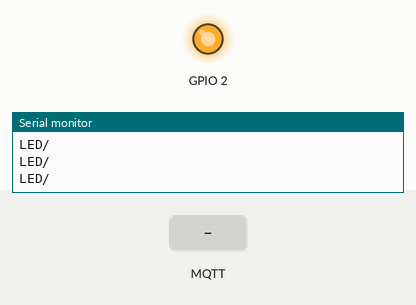
Simulated run of this sketch. Board: ESP8266 (Wemos D1 mini). Parts: output pins drawn as LEDs (lit = HIGH, except the on-board LED, lit = LOW), the last lines printed to the serial monitor. Inputs (shaded band) come from the test bench. WiFi joins after 1.5 s; servers stay silent unless stated; no MQTT or app messages arrive unless stated.

Above: at 5.8 s.
5.9 s: MQTT message "0" arrives on the first subscribed topic
At 6.4 s:
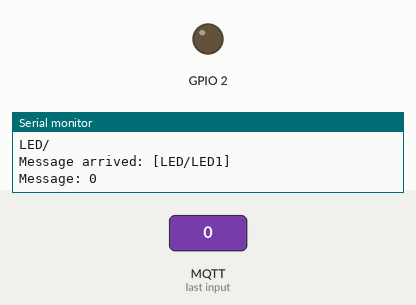
7.4 s: MQTT message "1" arrives on the first subscribed topic
At 8.7 s:
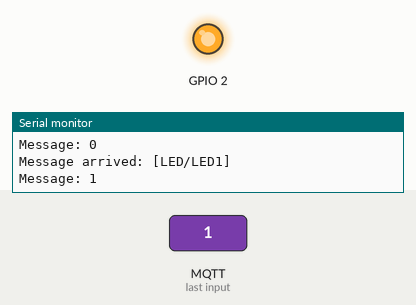
Timing chart, 0 to 10.4 s (numbered marks = the images above; inputs shaded):
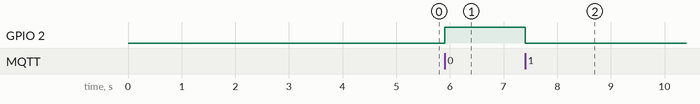

The sketch:

mqtt-LED.ino
```cpp
/*
 * File: mqtt-LED.ino
 *
 * By: Andrew Tuline
 *
 * Date: June, 2019
 *
 * This program demonstrates using MQTT messaging with robust network re-connection to blink the internal LED of an ESP8266 based WeMOS D1 Mini.
 *
 * The Android client is an application called 'IoT MQTT Panel'. There's a Pro version which has a few more features and no advertising.
 *
 *
 * Tested working configurations include:
 *
 * 1) ESP8266 running PubSubclient DHCP'ed to my home network, cloudMQTT.com as the broker and IoT MQTT Panel as the publisher/client on my Android.
 * 2) ESP8266 running PubSubClient DHCP'ed to my home network, MQTT Broker App on my Android and IoT MQTT Panel as the publisher/client on my Android.
 * 3) ESP8266 running PubSubClient DHCP'ed to my home network, Mosquitto running on my Windows workstation and IoT MQTT Panel as the publisher/client on my Android. Only works when I'm at home.
 * 4) ESP8266 running PubSubClient DHCP'ed to my tethered Android (as 192.168.43.1), MQTT Broker App on my Android and IoT MQTT Panel as the publisher/client on my Android.
 *
 *
 * Information  Value(s)  Type
 * ===========  =======   ====
 * MQTT Topic   LED/LED1  String (or char*)                       // The Subscribed Topic.
 *    Payload   0, 1      Byte, converted to string               // The Control Panel outputs ASCII strings as the payload.
 *
 *
 * To run this:
 *
 * 1) Configure and enable tethering on your Android phone with the credentials shown below.
 * 2) Install configure and start an MQTT broker (i.e. MQTT Broker App) on your Android phone and configure with credentials shown below.
 * 3) Alternatively setup an MQTT broker on the Internet, i.e. cloudMQTT.com or on your workstation/laptop.
 * 4) Install an MQTT client (i.e. IoT MQTT Panel) on your Android phone and configure with the configuration and credentials shown below.
 * 5) Setup a device and panel to communicate between Control Panel <---> MQTT Broker <---> ESP8266
 *
 *
 * For more information, see: http://tuline.com/getting-started-with-esp8266-and-mqtt/
 *
 */


#include <ESP8266WiFi.h>                                    // Should be included when you install the ESP8266.
#include <PubSubClient.h>                                   // https://github.com/knolleary/pubsubclient

const char* ssid = "SM-G965W4004";                          // WiFi configuration for Android tethering network. The Android IP address is hard coded at 192.168.43.1.
const char* password = "afng2036";

// My Phone as a tethered device (working)                  // MQTT Broker application on Android credentials - using the Android tethered WiFi.
const char* mqttServer = "192.168.43.1";
const int mqttPort = 1883;
const char* mqttUser = "wmabzsy";
const char* mqttPassword = "GT8Do3vkgWP5";
const char* mqttID ="12";                                   // Must be UNIQUE for EVERY display!!!


const char *prefixtopic = "LED/";                            // We'll use the prefix to describe a 'family' of devices.
const char *subscribetopic[] = {"LED1", "LED2", "LED3"};     // Topics that we will subscribe to within that family.

char message_buff[100];

WiFiClient espClient;
PubSubClient client(espClient);


void setup() {

  Serial.begin(115200);

  pinMode(BUILTIN_LED, OUTPUT);

  client.setServer(mqttServer, mqttPort);                                                 // Initialize MQTT service. Just once is required.
  client.setCallback(callback);                                                           // Define the callback service to check with the server. Just once is required.

} // setup()


void loop() {

  networking();                                                                             // We need to run this continually in case we disconnect from the MQTT broker.

} // loop()


void callback(char *topic, byte *payload, unsigned int length) {

  Serial.print("Message arrived: ["); Serial.print(topic); Serial.println("]");             // Prints out anything that's arrived from broker and from the topic that we've subscribed to.

  int i; for (i = 0; i < length; i++) message_buff[i] = payload[i]; message_buff[i] = '\0';  // We copy payload to message_buff because we can't make a string out of payload.

  String msgString = String(message_buff);                                                  // Finally, converting our payload to a string so we can compare it.
//  uint8_t msgVal = msgString.toInt();                                                     // We can optionally convert that string to an integer.

  Serial.print("Message: ");  Serial.println(msgString);
  if (strcmp(topic, "LED/LED1") == 0) {                                                     // Returns 0 if the strings are equal, so we have received our topic.
    if (msgString == "1") {                                                                 // Payload of our topic is '1', so we'll turn on the LED.
      digitalWrite(BUILTIN_LED, LOW);                                                       // PIN HIGH will switch ON the relay
    }
    if (msgString == "0") {                                                                 // Payload of our topic is '0', so we'll turn off the LED.
      digitalWrite(BUILTIN_LED, HIGH);                                                      // PIN LOW will switch OFF the relay
    }
  } // if strcmp

} // callback()


void networking() {                                                                         // Asynchronous network connect routine with MQTT connect and re-connect. The trick is to make it re-connect when something breaks.

  static long lastReconnectAttempt = 0;
  static bool wifistart = false;                                                            // State variables for asynchronous wifi & mqtt connection.
  static bool wificonn = false;

  if (wifistart == false) {
    WiFi.begin(ssid, password);                                                             // Initialize WiFi on the ESP8266. We don't care about actual status.
    wifistart = true;
  }

  if (WiFi.status() == WL_CONNECTED && wificonn == false) {
    Serial.print("IP address:\t"); Serial.println(WiFi.localIP());                          // This should just print once.
    wificonn = true;
  }

  if (WiFi.status() != WL_CONNECTED) wificonn = false;                                      // Toast the connection if we've lost it.

  if (!client.connected() && WiFi.status() == WL_CONNECTED) {                               // Non-blocking re-connect to the broker. This was challenging.
    if (millis() - lastReconnectAttempt > 5000) {
      lastReconnectAttempt = millis();
      if (reconnect()) {                                                                    // Attempt to reconnect.
        lastReconnectAttempt = 0;
      }
    }
  } else {
    client.loop();
  }

} // networking()


boolean reconnect() {                                                                       // Here is where we actually connect/re-connect to the MQTT broker and subscribe to our topics.

  if (client.connect(mqttID, mqttUser, mqttPassword )) {

    Serial.println("MQTT connected.");
//    client.publish("LED1", "Hello from ESP8266!");                                        // Sends topic and payload to the MQTT broker.
    for (int i = 0; i < (sizeof(subscribetopic)/sizeof(int)); i++) {                        // Subscribes to list of topics from the MQTT broker. This whole loop is well above my pay grade.
      String mypref =  prefixtopic;                                                         // But first, we need to get our prefix.
      mypref.concat(subscribetopic[i]);                                                     // Concatenate prefix and the topic together with a little bit of pfm.
      client.subscribe((char *) mypref.c_str());                                            // Now, let's subscribe to that concatenated and converted mess.
      Serial.println(mypref);                                                               // Let's print out each subscribed topic, just to be safe.
    }
  } // if client.connected()

  return client.connected();

} // reconnect()
```

Measured:
- after the input at 5.9 s, GPIO 2: LOW → HIGH at once
- after the input at 7.4 s, GPIO 2: HIGH → LOW at once
